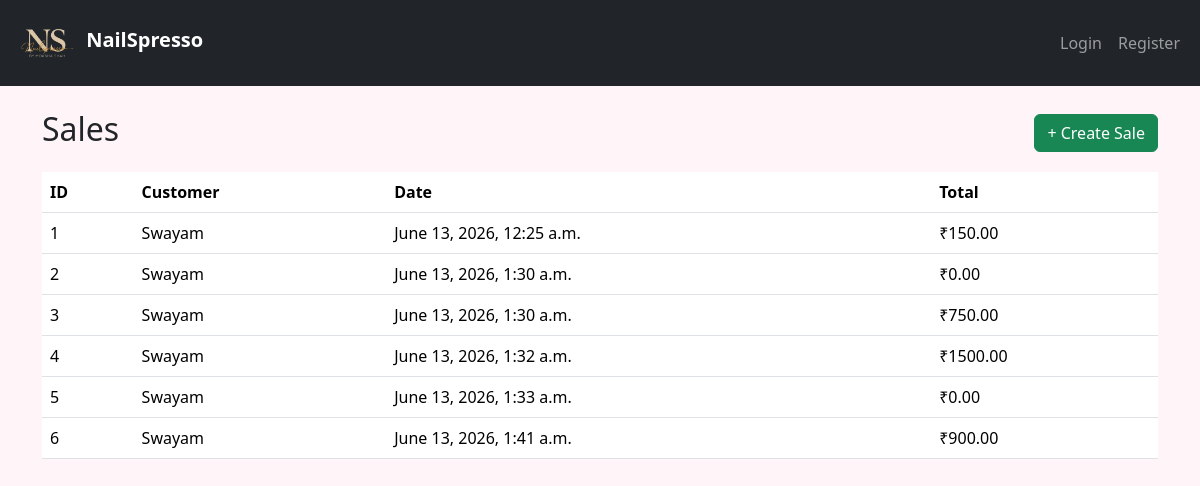
Page /sales/ on the committed database.
### sales/models.py (models this page shows, shortened)
class Sale(models.Model):
    customer = models.ForeignKey(
        Customer,
        on_delete=models.SET_NULL,
        null=True,
        blank=True
    )
    sale_date = models.DateTimeField(
        auto_now_add=True
    )
    total_amount = models.DecimalField(
        max_digits=12,
        decimal_places=2,
        default=0,
        null=True,
        blank=True
    )

### customers/models.py (models this page shows)
class Customer(models.Model):
    user = models.OneToOneField(
        settings.AUTH_USER_MODEL,
        on_delete=models.CASCADE,
        null=True,
        blank=True
    )
    birthday = models.DateField(
        null=True,
        blank=True
    )
    notes = models.TextField(
        blank=True,
        null=True
    )
    created_at = models.DateTimeField(
        auto_now_add=True
    )
    def __str__(self):
        if self.user:
            return self.user.username
        return f"Customer {self.id}"

### accounts/models.py (models this page shows)
class User(AbstractUser):
    role = models.CharField(
        max_length=20,
        choices=ROLE_CHOICES,
        default='customer'
    )

### sales/views.py (the view)
# urls.py: path("", views.sale_list, name="sale_list"),
def sale_list(request):
    sales = Sale.objects.all()
    return render(
        request,
        'sales/sale_list.html',
        {
            'sales': sales
        }
    )

### templates/sales/sale_list.html (shortened to what this page needs)
{% extends 'base.html' %}
{% block content %}
<div class="d-flex justify-content-between align-items-center mb-3">
    <h2>Sales</h2>
    <a href="{% url 'sale_create' %}" class="btn btn-success">
        + Create Sale
    </a>
</div>
<table class="table">
<thead>
<tr>
<th>ID</th>
<th>Customer</th>
<th>Date</th>
<th>Total</th>
</tr>
</thead>
<tbody>
{% for sale in sales %}
<tr>
<td>{{ sale.id }}</td>
<td>{{ sale.customer }}</td>
<td>{{ sale.sale_date }}</td>
<td>₹{{ sale.total_amount }}</td>
</tr>
{% endfor %}
</tbody>
</table>
{% endblock %}

### static/css/style.css (style rules this page uses)
body { background:#fff5f8; }

### rows in the picture
Sale: id "1", customer "Swayam", sale_date "June 13, 2026, 12:25 a.m.", total_amount "150.00"
Sale: id "2", customer "Swayam", sale_date "June 13, 2026, 1:30 a.m.", total_amount "0.00"
Sale: id "3", customer "Swayam", sale_date "June 13, 2026, 1:30 a.m.", total_amount "750.00"
Sale: id "4", customer "Swayam", sale_date "June 13, 2026, 1:32 a.m.", total_amount "1500.00"
Sale: id "5", customer "Swayam", sale_date "June 13, 2026, 1:33 a.m.", total_amount "0.00"
Sale: id "6", customer "Swayam", sale_date "June 13, 2026, 1:41 a.m.", total_amount "900.00"
